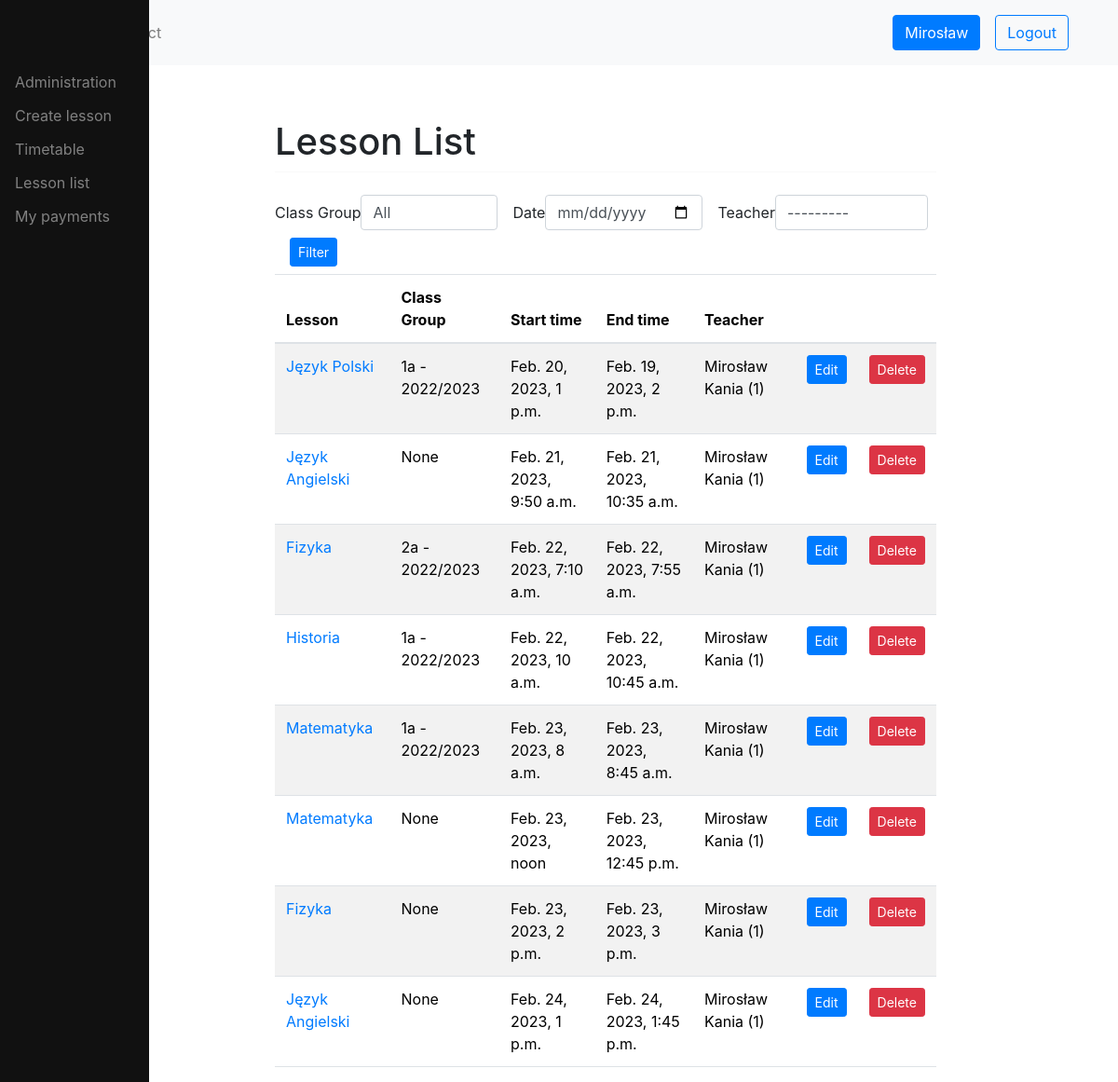
The page /schedule/ (signed in) on the database as committed earlier.
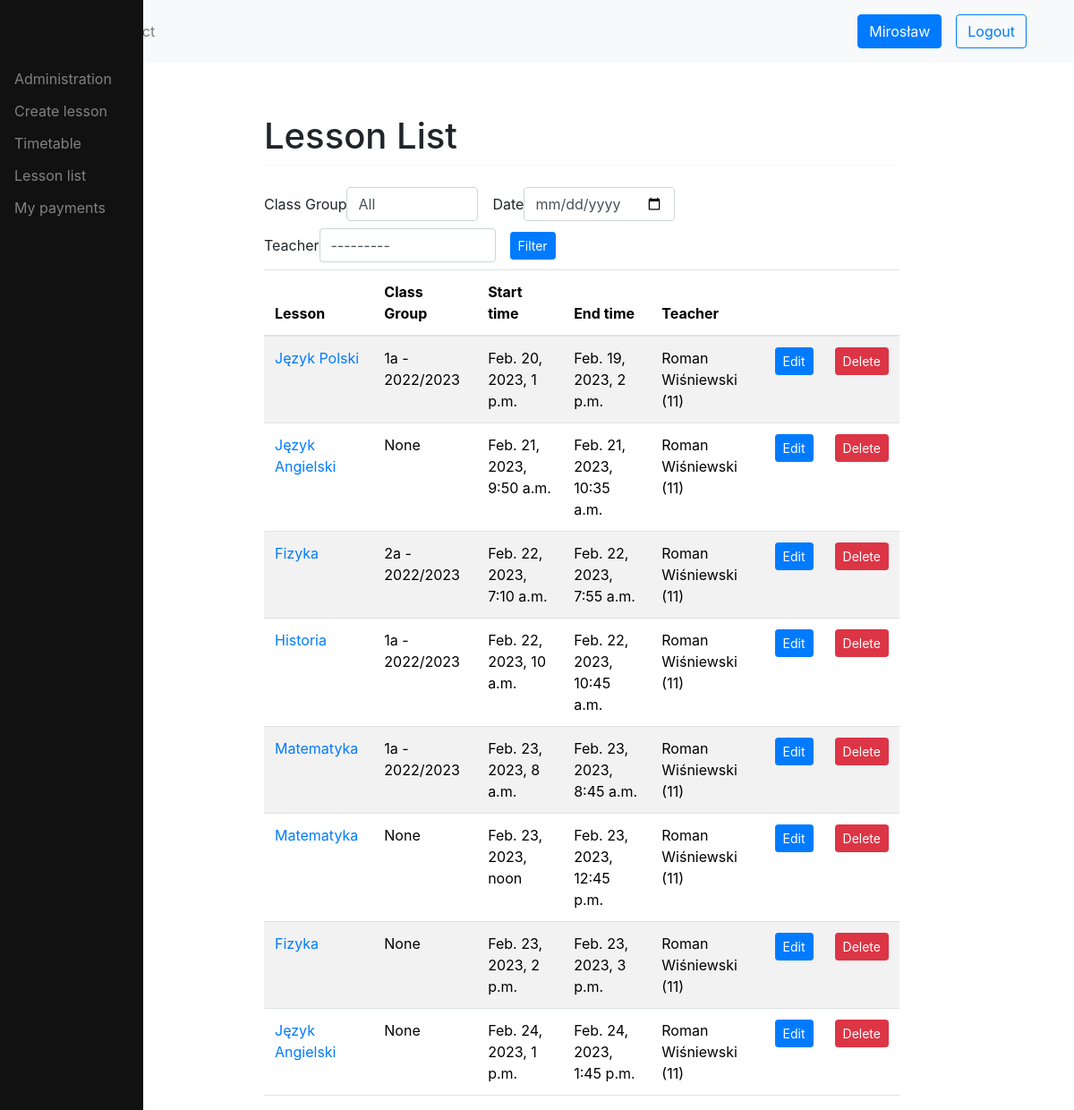
The same page on the database as committed later.
### users/models.py (models this page shows, shortened)
class User(AbstractUser):
    username = None
    email = models.EmailField(_('email address'), unique=True)
    phone = models.CharField(blank=True, null=True, max_length=16, help_text='Contact phone number')
    address = models.TextField('address', max_length=255, blank=True, null=True)
    date_of_birth = models.DateField(null=True, blank=True)
    USERNAME_FIELD = 'email'
    REQUIRED_FIELDS = []
    objects = CustomUserManager()
    def __str__(self):
        return f'{self.first_name} {self.last_name} ({self.id})'

class Teacher(models.Model):
    user = models.OneToOneField(User, on_delete=models.CASCADE)
    start_date = models.DateField()
    def __str__(self):
        return f'{self.user}'

### schedule/models.py (models this page shows, shortened)
class Lesson(models.Model):
    subject = models.ForeignKey(Subject, on_delete=models.CASCADE)
    location = models.ForeignKey(Location, on_delete=models.CASCADE)
    start_time = models.DateTimeField()
    end_time = models.DateTimeField()
    students = models.ManyToManyField(Student, blank=True)
    teacher = models.ForeignKey(Teacher, on_delete=models.CASCADE, default=None)
    class_group = models.ForeignKey(ClassGroup, on_delete=models.CASCADE, blank=True, null=True, default=None)
    def get_absolute_url(self):
        return reverse("schedule:lesson-detail", kwargs={"id": self.id})

class Subject(models.Model):
    title = models.CharField(max_length=50)
    def __str__(self):
        return self.title

class ClassGroup(models.Model):
    name = models.CharField(max_length=50)
    members = models.ManyToManyField(Student, through='ClassGroupMembership')
    year = models.CharField(max_length=50, default=None)
    def __str__(self):
        return f'{self.name} - {self.year}'

### schedule/views.py (the view, shortened to what this page needs)
# urls.py: path('', LessonListView.as_view(), name='lesson-list'),
class LessonListView(UserPassesTestMixin, ListView):
    template_name = 'lesson/lesson_list.html'
    context_object_name = 'lessons'
    model = Lesson
    def get_context_data(self, **kwargs):
        context = super().get_context_data(**kwargs)
        form = TimetableTeacherFilterForm(self.request.GET or None)
        context['form'] = form
        return context
    def get_queryset(self):
        queryset = super().get_queryset().order_by('start_time')
        class_group_id = self.request.GET.get('class_group', None)
        date = self.request.GET.get('date', None)
        teacher_id = self.request.GET.get('teacher', None)
        if class_group_id:
            queryset = queryset.filter(class_group_id=class_group_id)
        if date:
            date_obj = datetime.strptime(date, '%Y-%m-%d').date()
            start_date = date_obj - timedelta(days=date_obj.weekday())
            end_date = start_date + timedelta(days=6)
            queryset = queryset.filter(start_time__range=(start_date, end_date)).order_by('start_time')
        if teacher_id:
            queryset = queryset.filter(teacher__id=teacher_id)
        return queryset
    def test_func(self):
        return self.request.user.has_perm('schedule.view_lesson')

### schedule/forms.py
class TimetableTeacherFilterForm(forms.Form):
    class_group = forms.ModelChoiceField(
        queryset=ClassGroup.objects.all(),
        required=False,
        empty_label='All',
        label='Class Group'
    )
    date = forms.DateField(
        widget=DateInput(attrs={'type': 'date'}),
        input_formats=['%Y-%m-%d'], required=False
    )
    teacher = forms.ModelChoiceField(queryset=Teacher.objects.all(), required=False)

### logbook/templatetags/auth_extras.py (called while the page is built)
@register.filter(name='has_group')
def has_group(user, group_name):
    group = Group.objects.get(name=group_name)
    return True if group in user.groups.all() else False

### schedule/templates/lesson/lesson_list.html
{% extends 'base.html' %}
{% load crispy_forms_tags %}
{% block content %}
<h1 class="mt-2">Lesson List</h1>
    <hr class="mt-0 mb-4">
  <form method="get" class="form-inline">
    <div class="form-group mb-2">{{ form.class_group|as_crispy_field }}</div>
    <div class="form-group mx-sm-3 mb-2">{{ form.date|as_crispy_field }}</div>
    <div class="form-group mb-2">{{ form.teacher|as_crispy_field }}</div>
     <div class="form-group mx-sm-3 mb-2"><button type="submit" class="btn btn-primary btn-sm">Filter</button></div>
  </form>
<table class="table table-striped">
        <thead>
            <tr>
                <th>Lesson</th>
                <th>Class Group</th>
                <th>Start time</th>
                <th>End time</th>
                <th>Teacher</th>
                <th></th>
                <th></th>
            </tr>
        </thead>
        <tbody>
{% for lesson in object_list %}
    <tr>
        <td><a href='{{ lesson.get_absolute_url }}'>{{ lesson.subject }}</a></td>
        <td>{{ lesson.class_group }}</td>
        <td>{{ lesson.start_time }}</td>
        <td>{{ lesson.end_time }}</td>
        <td>{{ lesson.teacher }}</td>
        <td><a class="btn btn-primary btn-sm" href="{% url 'schedule:lesson-update' lesson.id %}">Edit</a></td>
        <td><a class="btn btn-danger btn-sm" href="{% url 'schedule:lesson-delete' lesson.id %}">Delete</a></td>
    </tr>
{% endfor %}
        </tbody>
</table>
{% endblock %}

### templates/base.html (shortened to what this page needs)
<!DOCTYPE html>
<html lang="en">
<head>
    {% load static %}
    {% load auth_extras %}
    <link href="{% static 'css/bootstrap.css' %}" rel="stylesheet" type="text/css"/>
    <link rel="stylesheet" href="https://stackpath.bootstrapcdn.com/bootstrap/4.3.1/css/bootstrap.min.css">
    {% include 'topnav.html' %}
</head>
<body>
    {% if request.user.is_authenticated and request.user|has_group:"teacher" or request.user|has_group:"parent" or request.user|has_group:"student" or request.user.is_superuser %}
    <div class="sidenav">
    {% include 'sidenav.html' %}
    </div>
    {% endif %}
	<div id="content" name="content" class="main">
		<div class="row justify-content-center">
			<div class="col-8">
                {% block content %}
                {% endblock %}
			</div>
		</div>
	</div>
</body>
</html>

### templates/topnav.html
{% load static %}
<nav class="navbar navbar-expand-md navbar-light bg-light">
  <div class="container">
      <ul class="navbar-nav me-auto mb-2 mb-lg-0">
        <li class="nav-item">
          <a class="nav-link" href="{% url 'home' %}">Home</a>
        </li>
        <li class="nav-item">
          <a class="nav-link" href="{% url 'contact' %}">Contact</a>
        </li>
      </ul>
    {% if request.user.is_authenticated %}
      <div class="d-flex align-items-center">
        <a class="btn btn-primary m-2" href="{% url 'users:view' user_id=request.user.id %}">{{ request.user.first_name }}</a>
        <a class="btn btn-outline-primary m-2" href="{% url 'users:logout' %}">Logout</a>
      </div>
    {% else %}
      <div class="d-flex align-items-center">
        <a class="btn btn-primary m-2" href="{% url 'users:login' %}">Login</a>
        <a class="btn btn-outline-primary m-2" href="{% url 'users:register' %}">Register</a>
      </div>
      {% endif %}
  </div>
</nav>

### templates/sidenav.html (shortened to what this page needs)
{% load auth_extras %}
{% if request.user|has_group:"teacher" or request.user.is_superuser %}
    <a class="nav-link" href="{% url 'admin:index' %}">Administration</a>
    <a class="nav-link" href="{% url 'schedule:lesson-create' %}">Create lesson</a>
    <a class="nav-link" href="{% url 'schedule:timetable' %}">Timetable</a>
    <a class="nav-link" href="{% url 'schedule:lesson-list' %}">Lesson list</a>
    <a class="nav-link" href="{% url 'billing:payment' user_id=request.user.id %}">My payments</a>
{% endif %}

### templates/base.html (style rules this page uses)
.sidenav { height:100%; width:160px; position: fixed; z-index:1; top:0px; left:0; background-color:#111; overflow-x: hidden; padding-top:70px; }
.sidenav a { padding:6px 8px 6px 16px; text-decoration: none; font-size:16px; color: #818181; display:block; }
.main { margin-left:100px; margin-top:50px; padding: 0px 10px; }

Rows that differ between the two databases and show on the page:
changed Lesson "Feb. 20, 2023, 1 p.m.": teacher "Mirosław Kania (1)" → "Roman Wiśniewski (11)"
changed Lesson "Feb. 21, 2023, 9:50 a.m.": teacher "Mirosław Kania (1)" → "Roman Wiśniewski (11)"
changed Lesson "Feb. 22, 2023, 7:10 a.m.": teacher "Mirosław Kania (1)" → "Roman Wiśniewski (11)"
changed Lesson "Feb. 22, 2023, 10 a.m.": teacher "Mirosław Kania (1)" → "Roman Wiśniewski (11)"
changed Lesson "Feb. 23, 2023, 8 a.m.": teacher "Mirosław Kania (1)" → "Roman Wiśniewski (11)"
changed Lesson "Feb. 23, 2023, noon": teacher "Mirosław Kania (1)" → "Roman Wiśniewski (11)"
changed Lesson "Feb. 23, 2023, 2 p.m.": teacher "Mirosław Kania (1)" → "Roman Wiśniewski (11)"
changed Lesson "Feb. 24, 2023, 1 p.m.": teacher "Mirosław Kania (1)" → "Roman Wiśniewski (11)"
